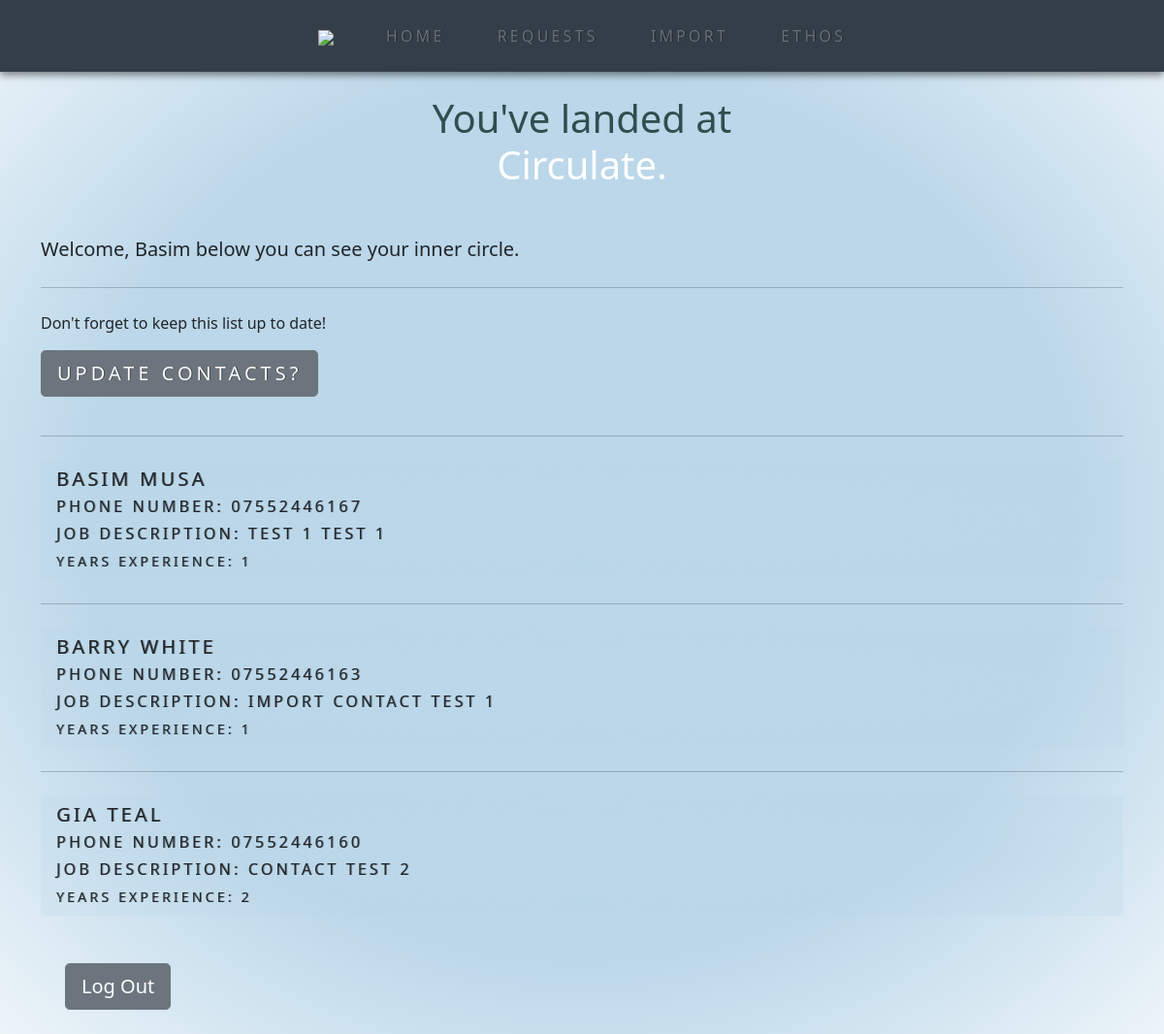
The app's page / (signed in) with its own data.
### website/models.py (models this page shows, shortened)
class Member(models.Model):
    phoneNumber = models.CharField(max_length=30, unique=True, primary_key=True)
    firstName = models.CharField(max_length=50)
    lastName = models.CharField(max_length=100)
    jobDesc = models.CharField(max_length=200)
    email = models.EmailField(unique=True)
    yearsExperience = models.IntegerField()
    User = models.OneToOneField(User, related_name="member", on_delete=models.CASCADE)

### website/views.py (the view)
# urls.py: path('', views.index, name='index'),
def index(request):
    if request.user.is_authenticated:
        try:
            userProfile = request.user.member
            inferredContacts = request.user.member.phoneNumber
            contactList = MemberContactList.objects.filter(Q(Member=userProfile) or Q(contact=inferredContacts))
            contacts = []
            contactsRich = []
            for contact in contactList:
                contacts.append(contact.contact)
            print(contacts)
            for number in contacts:
                contactRich = Member.objects.filter(phoneNumber=number).values('firstName', 'lastName', 'phoneNumber',
                                                                               'jobDesc', 'yearsExperience')
                contactsRich.append(contactRich)
        except:
            print("Member does not have a registered profile.")
            return render(request, 'complete.html', context={})
    all_members = Member.objects.all()
    registeredEmails = []
    for item in all_members:
        registeredEmails.append(item.email)
    if request.user.is_authenticated:
        return render(request, 'index.html',
                      context={'all': all_members, 'regEmails': registeredEmails, 'contactList': contactsRich})
    else:
        return render(request, 'index.html', context={'all': all_members, 'regEmails': registeredEmails})

### website/templates/index.html (shortened to what this page needs)
{% extends 'base.html' %}
{% block content %}
    {% if user.is_authenticated %}
        {% if user.email in regEmails %}
            <header class="masthead">
                <div class="container position-relative">
                    <div class="row justify-content-center">
                        <div class="col-xl-6">
                            <div class="text-center text-white">
                                <h1 class="mb-5">You've landed at
                                    <div style="color:white">Circulate.</div>
                                </h1>
                            </div>
                        </div>
                    </div>
                </div>
            </header>
            <div class="jumbotron">
                <p class="lead">Welcome, {{ user.member.firstName }} below you can see your inner circle.</p>
                <hr class="my-4">
                <p>Don't forget to keep this list up to date!</p>
                <p class="lead">
                    <a class="btn btn-secondary btn-lg" href="{% url 'import-contacts' %}" role="button">Update
                        contacts?</a>
                </p>
            </div>
            {% for contacts in contactList %}
                <div class="list-group bg-2" role="alert">
                    {% for contact in contacts %}
                        <div class="jumbotron">
                            <hr class="my-4">
                        </div>
                        <a href="/outerCircle/{{ contact.phoneNumber }}" class="list-group-item list-group-item-action"
                           aria-current="true">
                            <div class="d-flex w-100 justify-content-between">
                                <h5 class="mb-1">{{ contact.firstName }} {{ contact.lastName }}</h5>
                            </div>
                            <p class="mb-1">Phone Number: {{ contact.phoneNumber }}</p>
                            <p class="mb-1">Job Description: {{ contact.jobDesc }}</p>
                            <small>Years Experience: {{ contact.yearsExperience }}</small>
                        </a>
                    {% endfor %}
                </div>
            {% endfor %}
        {% else %}
            <h2>Why don't you complete your profile so you can
                href="{% url 'complete' %}">register?</>
            </h2>
        {% endif %}
        <br>
        <p><a href="{% url 'logout' %}">
            <button type="button" class="btn btn-secondary btn-lg">Log Out</button>
        </a></p>
    {% endif %}
{% endblock %}

### website/templates/base.html (shortened to what this page needs)
{% load static %}
<!doctype html>
<html lang="en">
  <head>
    <link href="https://cdn.jsdelivr.net/npm/bootstrap@5.1.3/dist/css/bootstrap.min.css" rel="stylesheet">
    <link rel="stylesheet" type="text/css" href="{% static 'website/style.css' %}">
  </head>
  <body>
    {% include 'navbar.html' %}
    <div class="container">
    <br/>
    {% block content %}
    {% endblock %}
</div
  </body>
</html>

### website/templates/navbar.html
<ul>
    <li>
        <a href="{% url 'index' %}"><img src="https://i.ibb.co/XpzPxQS/circulate-larger3.png" width="100",/></a>
    </li>
    <li><a href="{% url 'index' %}" data-title="Home">Home</a></li>
    <li><a href="{% url 'requests' %}" data-title="Requests">Requests</a></li>
    <li><a href="{% url 'import-contacts' %}" data-title="Import">Import</a></li>
    <li><a href="{% url 'ethos' %}" data-title="Ethos">Ethos</a></li>
</ul>

### website/static/website/style.css (style rules this page uses)
h1 { color: darkslategrey; }
html { height: 100%; perspective: 1000px; transform-style: preserver-3d; font-family: lato, sans-serif; }
body { background-color: #bad7e9; background: radial-gradient(closest-corner, #bBd7e9 60%, rgba(186, 215, 233, 0.26)); width: 100%; height: 100%; background-repeat: repeat; }
ul { display: block; text-align: center; margin: 0 auto; padding: 0; width: 100%; min-width: 535px; background-color: #343e48; position: relative; box-shadow: 0 3px 8px rgba(0, 0, 0, 0.5); }
ul:after { content: ""; position: absolute; top: 0; left: 0; width: 100%; height: 100%; opacity: .5; }
li { margin: 0 auto; display: inline-block; list-style: none; padding: 0; }
a { display: block; padding: 25px; text-transform: uppercase; position: relative; z-index: 2; text-shadow: 1px 0px rgba(0, 0, 0, 0.4); color: #686f77; letter-spacing: .2em; text-decoration: none; transition: color 200ms; transform-style: preserve-3d; }
a:after { content: attr(data-title); position: absolute; display: block; text-shadow: none; top: 29%; left: 18px; padding: 5px 7px; color: transparent; background: none; transform-origin: 50% 0%; backface-visibility: hidden; transform: translate3d(0px, 105%, 0px) rotateX(-112deg); transform-style: preserve-3d; transition: all 200ms ease; z-index: -1; }
li:nth-child(2) a:after { background: #E7FFFF; }
li:nth-child(3) a:after { background: #AED4FF; }
li:nth-child(4) a:after { background: #92B9E7; }
li:nth-child(5) a:after { background: #779ECB; }
.list-group-item { background: radial-gradient(closest-side, #bBd7e9 10%, rgba(186, 215, 233, 0.26)); border: none; }

### records on screen
Member: firstName "BASIM", lastName "MUSA", phoneNumber "07552446167", jobDesc "TEST 1 TEST 1", yearsExperience "1"
Member: firstName "BARRY", lastName "WHITE", phoneNumber "07552446163", jobDesc "IMPORT CONTACT TEST 1", yearsExperience "1"
Member: firstName "GIA", lastName "TEAL", phoneNumber "07552446160", jobDesc "CONTACT TEST 2", yearsExperience "2"

### other values on screen
{{ user.member.firstName }} "Basim"
